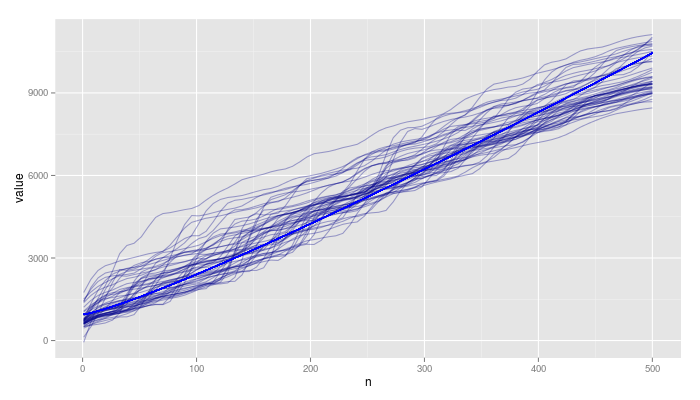

The R source for this figure:
library(ggplot2)
library(reshape)
library(scales)
data <- read.csv("data.csv", header=FALSE)
ggplot(cbind(melt(t(data)), n=1:500), aes(x=n, y=value, group=X2)) + stat_smooth(span=0.1, n=80, se=FALSE, method=loess, colour=alpha("darkblue", 0.35)) + stat_function(fun=function(x) {950 + x * log(2*x) * 2.75}, colour="blue")
